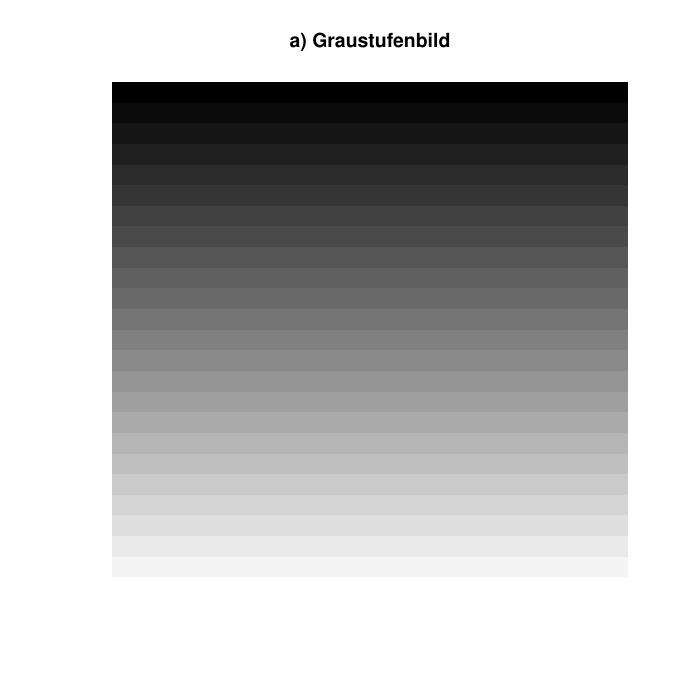

The R source for this figure:
#TODO plot.array() aufrufen 

load (file='color.rda')
plot(rlogo)
#pdf(file = 'color.pdf')
#plot(0,0, type='n', xaxt='n', yaxt='n', xlab='', ylab='', bty='n') 

#Vektor mit Intensittswerten
intensity <- seq(0,1,length.out = 25) 

##### a #####
img.a <- array(0,dim = c(25,25,3))
img.a[1:25,1:25,1:3] <- intensity[1:25]
plot.array(img.a, main = "a) Graustufenbild")

###### b #####
img.b <- array(0,dim = c(25,25,3))
for (i in seq(1:25)) img.b[i,25:1,2] <- intensity[1:25]
plot.array(img.b, main = "b) Vertikal aufsteigende Grünwerte" )

##### c #####
img.c  <- array(0,dim = c(25,25,3))
#blau horizontal aufsteigend
img.c[25:1,1:25,3] <- intensity[1:25]
#rot vertikal austeigend
for (i in seq(1:25)) img.c[i,1:25,1] <- intensity[1:25]
plot.array(img.c, main = "c) Rot und Blau aufsteigende Farbwerte")

##### d #####

img.d <- img.c
img.d[1:25,1:25,2] <- 1-(img.d[1:25,1:25,1] + img.d[1:25,1:25,3])
img.d[img.d[1:25,1:25,2]>1] <- 1 
img.d[img.d[1:25,1:25,2]<0] <- 0
plot.array(img.d, main = "d) Addierte Grünwerte ")

##### e #####

img.e <-img.d
for (i in seq(1:25)){
  for (j in seq(1:25)){
max <-img.e[i,j,1]
if(img.e[i,j,2] > img.e[i,j,1]) max<-img.e[i,j,2]
if(img.e[i,j,3] > max) max<-img.e[i,j,3]
factor<-1
if (max!=0) factor<- (1/max)
img.e[i,j,1:3]<-(img.e[i,j,1:3]*factor)
}}
plot.array(img.e, main = "e) Multiplikativ angehobene Farbwerte")

##### f #####

img.f <-img.d
for (i in seq(1:25)){
  for (j in seq(1:25)){
    max <-img.f[i,j,1]
    if(img.f[i,j,2] > img.f[i,j,1]) max<-img.f[i,j,2]
    if(img.f[i,j,3] > max) max<-img.f[i,j,3]
    differenz <-0
    if(max!=0) differenz<- 1-max
    img.f[i,j,1:3]<-(img.f[i,j,1:3]+differenz)
  }}
plot.array(img.e, main = "f) Addititv angehobene Farbwerte")
#dev.off()
